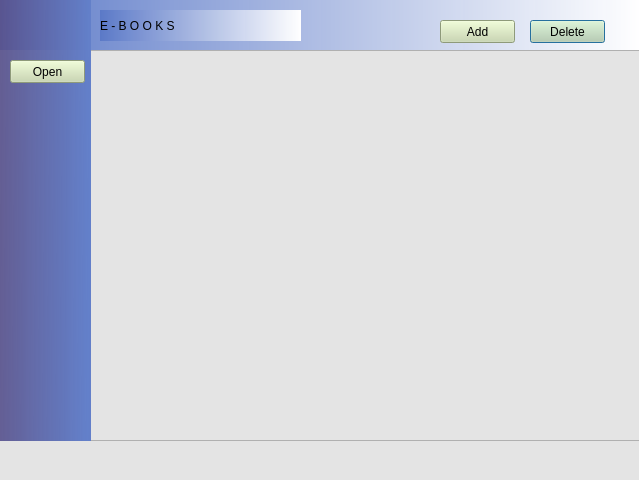
<?xml version="1.0" encoding="UTF-8"?>
<ui version="4.0">
 <class>Dialog</class>
 <widget class="QDialog" name="Dialog">
  <property name="geometry">
   <rect>
    <x>0</x>
    <y>0</y>
    <width>639</width>
    <height>480</height>
   </rect>
  </property>
  <property name="windowTitle">
   <string>Dialog</string>
  </property>
  <widget class="QWidget" name="widget" native="true">
   <property name="geometry">
    <rect>
     <x>0</x>
     <y>0</y>
     <width>641</width>
     <height>481</height>
    </rect>
   </property>
   <property name="styleSheet">
    <string notr="true">background-color: rgb(148, 177, 255);
background-color: qlineargradient(spread:pad, x1:0, y1:0, x2:1, y2:0, stop:0 rgba(90, 120, 199, 246), stop:1 rgba(255, 255, 255, 255));</string>
   </property>
   <widget class="QWidget" name="widget_2" native="true">
    <property name="geometry">
     <rect>
      <x>0</x>
      <y>50</y>
      <width>641</width>
      <height>431</height>
     </rect>
    </property>
    <property name="styleSheet">
     <string notr="true">background-color: rgb(228, 228, 228);</string>
    </property>
    <widget class="QListWidget" name="fileList">
     <property name="geometry">
      <rect>
       <x>90</x>
       <y>0</y>
       <width>551</width>
       <height>391</height>
      </rect>
     </property>
    </widget>
   </widget>
   <widget class="QPushButton" name="deleteButton">
    <property name="geometry">
     <rect>
      <x>530</x>
      <y>20</y>
      <width>75</width>
      <height>23</height>
     </rect>
    </property>
    <property name="styleSheet">
     <string notr="true">background-color: rgb(197, 213, 170);</string>
    </property>
    <property name="text">
     <string>Delete</string>
    </property>
   </widget>
   <widget class="QPushButton" name="addButton">
    <property name="geometry">
     <rect>
      <x>440</x>
      <y>20</y>
      <width>75</width>
      <height>23</height>
     </rect>
    </property>
    <property name="styleSheet">
     <string notr="true">
background-color: rgb(199, 215, 171);</string>
    </property>
    <property name="text">
     <string>Add</string>
    </property>
   </widget>
   <widget class="QLabel" name="label">
    <property name="geometry">
     <rect>
      <x>100</x>
      <y>10</y>
      <width>201</width>
      <height>31</height>
     </rect>
    </property>
    <property name="styleSheet">
     <string notr="true">font: 87 italic 14pt &quot;Segoe UI Black&quot;;</string>
    </property>
    <property name="text">
     <string>E - B O O K S</string>
    </property>
   </widget>
   <widget class="QWidget" name="widget_3" native="true">
    <property name="geometry">
     <rect>
      <x>0</x>
      <y>0</y>
      <width>91</width>
      <height>441</height>
     </rect>
    </property>
    <property name="styleSheet">
     <string notr="true">background-color: rgb(88, 81, 139);
background-color: qlineargradient(spread:reflect, x1:0, y1:0, x2:1, y2:0.04, stop:0 rgba(88, 81, 139, 234), stop:1 rgba(99, 128, 202, 255));</string>
    </property>
    <widget class="QPushButton" name="openButton">
     <property name="geometry">
      <rect>
       <x>10</x>
       <y>60</y>
       <width>75</width>
       <height>23</height>
      </rect>
     </property>
     <property name="styleSheet">
      <string notr="true">
background-color: rgb(199, 215, 171);</string>
     </property>
     <property name="text">
      <string>Open</string>
     </property>
    </widget>
   </widget>
  </widget>
 </widget>
 <resources/>
 <connections/>
</ui>
